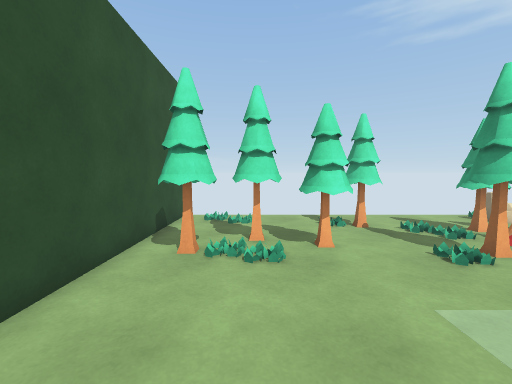
view 1 (above)

12 first-person views from a walk through a 3-D level made in the Unity game engine. The camera is 1.4 m above the floor, tilts 4° down and sees 90° across. The floor is counted in squares, 0.75 m on a side. Each view is taken from the middle of a square. On the plan, view 1 faces up. The plan holds only what a view shows up to about 15 squares ahead; the rest is blank. The place goes on beyond the plan. The player is left out. Door leaves are left out, so doorways stand open. Surface patterns are stand-ins for the level's own textures.

view 2
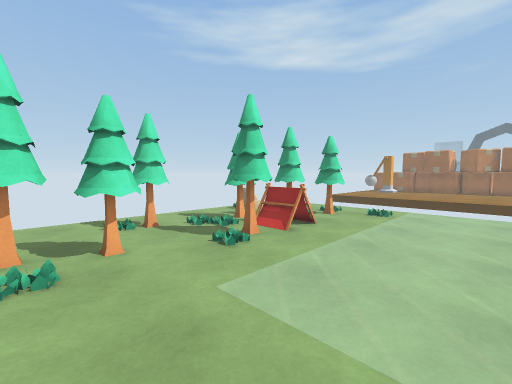

view 3
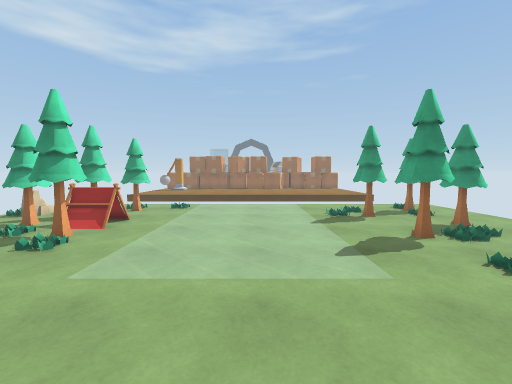

view 4
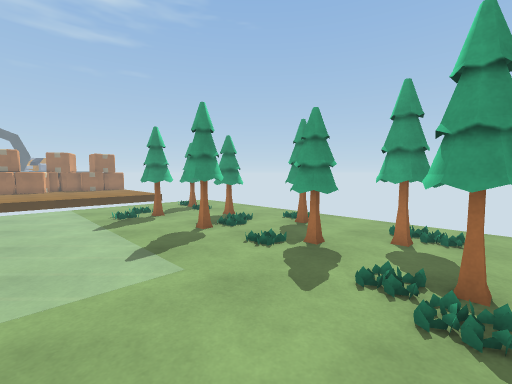

view 5
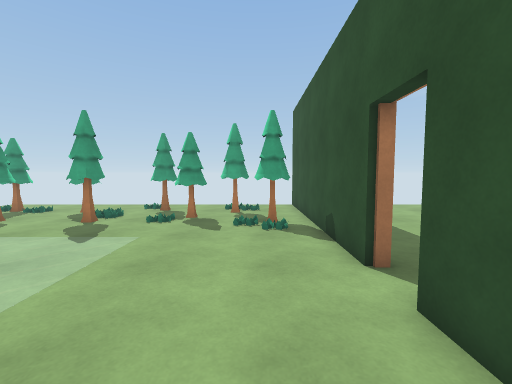

view 6
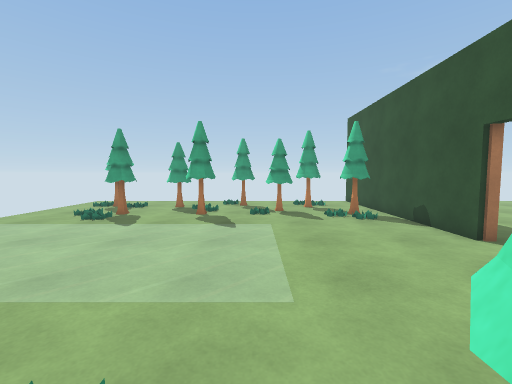

view 7
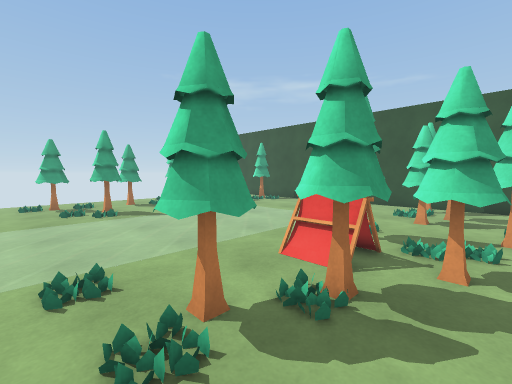

view 8
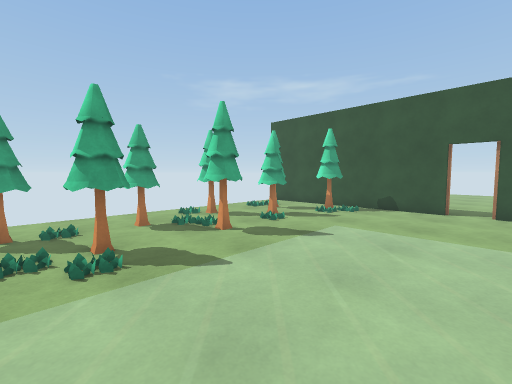

view 9
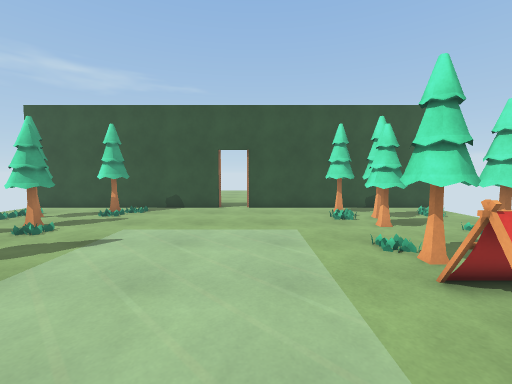

view 10
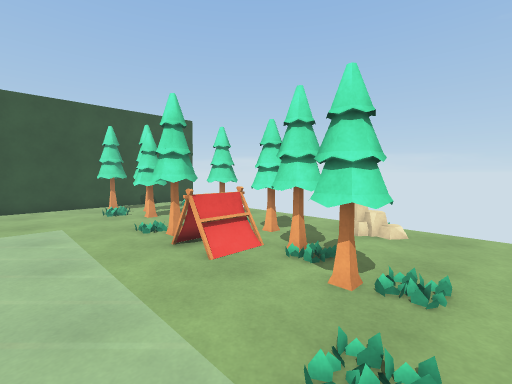

view 11
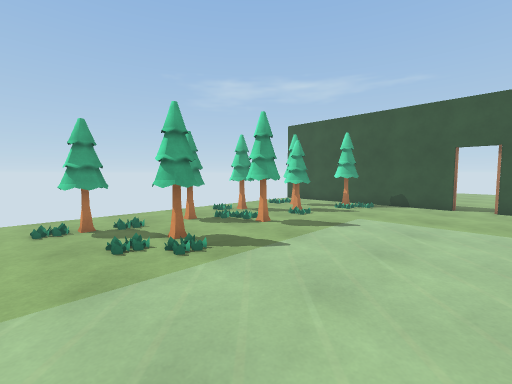

view 12
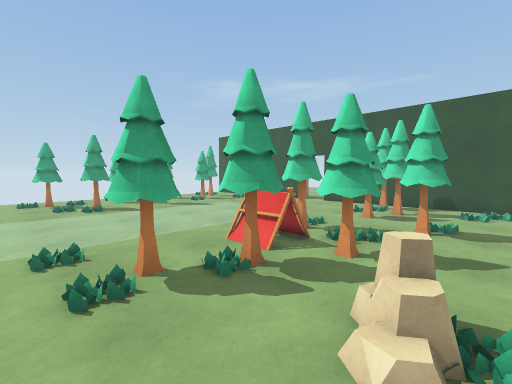

### Floor plan
Key: @ floor where view 1 was taken; # wall or solid block; . floor; D open door; R rock; T tree; E tent; O other object.
Columns run from 10 left of view 1 to 13 right of it. Each row starts with its distance up from view 1.
 12        #
 11        #O...............
 10        #.O....T....RO...
  9        #.....TT..TT.....
  8        #..T....OOTTT....
  7        #T.TTT....EETTT..
  6        #TTO.T..TTEE..TT.
  5        #........TEE.....
  4        #..............O.
  3        #................
  2        #................
  1   ....DD................
  0   ....DD..@.............
 -1      ..#................
 -2     .. #................
 -3    ... #................
 -4   ...  #O...........O...
 -5  ....  #TT...O.TT..TT...
 -6 ....   #...TT..O........
 -7 ...    #..T.T...OTT..T..
 -8  ..    #..T..TT..TT.OTT.
 -9        #..O...T.........
-10        #................

Where each view was taken, in squares from view 1:
view 1: 0 up, 0 right, facing up
view 2: 0 up, 0 right, facing up-right
view 3: 0 up, 2 left, facing right
view 4: 0 up, 2 left, facing down-right
view 5: 5 up, 1 left, facing down
view 6: 7 up, 3 right, facing down
view 7: 9 up, 13 right, facing down-left
view 8: 2 up, 11 right, facing down-left
view 9: 2 up, 11 right, facing left
view 10: 2 up, 13 right, facing up-left
view 11: 2 up, 13 right, facing down-left
view 12: 11 up, 13 right, facing down-left
